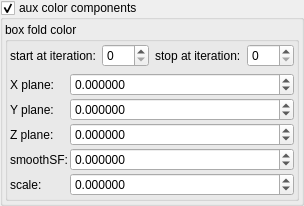
    <widget class="MyGroupBox" name="groupCheck_fold_color_aux_color_enabled_false">
     <property name="title">
      <string>aux color components</string>
     </property>
     <property name="checkable">
      <bool>true</bool>
     </property>
     <layout class="QVBoxLayout" name="verticalLayout_10">
      <property name="leftMargin">
       <number>2</number>
      </property>
      <property name="topMargin">
       <number>2</number>
      </property>
      <property name="rightMargin">
       <number>2</number>
      </property>
      <property name="bottomMargin">
       <number>2</number>
      </property>
      <item>
       <widget class="QGroupBox" name="groupBox_4">
        <property name="title">
         <string>box fold color</string>
        </property>
        <layout class="QVBoxLayout" name="verticalLayout_8">
         <property name="leftMargin">
          <number>2</number>
         </property>
         <property name="topMargin">
          <number>2</number>
         </property>
         <property name="rightMargin">
          <number>2</number>
         </property>
         <property name="bottomMargin">
          <number>2</number>
         </property>
         <item>
          <layout class="QGridLayout" name="gridLayout_20">
           <item row="0" column="3">
            <widget class="MySpinBox" name="spinboxInt_fold_color_stop_iterations_A">
             <property name="sizePolicy">
              <sizepolicy hsizetype="Minimum" vsizetype="Maximum">
               <horstretch>0</horstretch>
               <verstretch>0</verstretch>
              </sizepolicy>
             </property>
             <property name="font">
              <font>
               <weight>50</weight>
               <bold>false</bold>
              </font>
             </property>
             <property name="maximum">
              <number>250</number>
             </property>
            </widget>
           </item>
           <item row="0" column="2">
            <widget class="QLabel" name="label_255">
             <property name="font">
              <font>
               <weight>50</weight>
               <bold>false</bold>
              </font>
             </property>
             <property name="text">
              <string>stop at iteration:</string>
             </property>
            </widget>
           </item>
           <item row="0" column="1">
            <widget class="MySpinBox" name="spinboxInt_fold_color_start_iterations_A">
             <property name="sizePolicy">
              <sizepolicy hsizetype="Minimum" vsizetype="Maximum">
               <horstretch>0</horstretch>
               <verstretch>0</verstretch>
              </sizepolicy>
             </property>
             <property name="font">
              <font>
               <weight>50</weight>
               <bold>false</bold>
              </font>
             </property>
             <property name="maximum">
              <number>250</number>
             </property>
            </widget>
           </item>
           <item row="0" column="0">
            <widget class="QLabel" name="label_88">
             <property name="font">
              <font>
               <weight>50</weight>
               <bold>false</bold>
              </font>
             </property>
             <property name="text">
              <string>start at iteration:</string>
             </property>
            </widget>
           </item>
          </layout>
         </item>
         <item>
          <layout class="QGridLayout" name="gridLayout_63" columnstretch="0,0,1">
           <property name="spacing">
            <number>2</number>
           </property>
           <item row="3" column="1">
            <widget class="QLabel" name="label_45">
             <property name="text">
              <string>Z plane:</string>
             </property>
            </widget>
           </item>
           <item row="1" column="2">
            <widget class="MyDoubleSpinBox" name="spinbox4_fold_color_difs_0000_x">
             <property name="sizePolicy">
              <sizepolicy hsizetype="Minimum" vsizetype="Maximum">
               <horstretch>0</horstretch>
               <verstretch>0</verstretch>
              </sizepolicy>
             </property>
             <property name="prefix">
              <string/>
             </property>
             <property name="suffix">
              <string/>
             </property>
             <property name="decimals">
              <number>6</number>
             </property>
             <property name="minimum">
              <double>-99.998999999999995</double>
             </property>
             <property name="maximum">
              <double>99.998999999999995</double>
             </property>
             <property name="singleStep">
              <double>0.010000000000000</double>
             </property>
            </widget>
           </item>
           <item row="2" column="1">
            <widget class="QLabel" name="label_43">
             <property name="text">
              <string>Y plane:</string>
             </property>
            </widget>
           </item>
           <item row="4" column="2">
            <widget class="MyDoubleSpinBox" name="spinbox4_fold_color_difs_0000_w">
             <property name="sizePolicy">
              <sizepolicy hsizetype="Minimum" vsizetype="Maximum">
               <horstretch>0</horstretch>
               <verstretch>0</verstretch>
              </sizepolicy>
             </property>
             <property name="prefix">
              <string/>
             </property>
             <property name="suffix">
              <string/>
             </property>
             <property name="decimals">
              <number>6</number>
             </property>
             <property name="minimum">
              <double>-99.998999999999995</double>
             </property>
             <property name="maximum">
              <double>99.998999999999995</double>
             </property>
             <property name="singleStep">
              <double>0.100000000000000</double>
             </property>
            </widget>
           </item>
           <item row="2" column="2">
            <widget class="MyDoubleSpinBox" name="spinbox4_fold_color_difs_0000_y">
             <property name="sizePolicy">
              <sizepolicy hsizetype="Minimum" vsizetype="Maximum">
               <horstretch>0</horstretch>
               <verstretch>0</verstretch>
              </sizepolicy>
             </property>
             <property name="prefix">
              <string/>
             </property>
             <property name="suffix">
              <string/>
             </property>
             <property name="decimals">
              <number>6</number>
             </property>
             <property name="minimum">
              <double>-99.998999999999995</double>
             </property>
             <property name="maximum">
              <double>99.998999999999995</double>
             </property>
             <property name="singleStep">
              <double>0.010000000000000</double>
             </property>
            </widget>
           </item>
           <item row="1" column="1">
            <widget class="QLabel" name="label_37">
             <property name="text">
              <string>X plane:</string>
             </property>
            </widget>
           </item>
           <item row="3" column="2">
            <widget class="MyDoubleSpinBox" name="spinbox4_fold_color_difs_0000_z">
             <property name="sizePolicy">
              <sizepolicy hsizetype="Minimum" vsizetype="Maximum">
               <horstretch>0</horstretch>
               <verstretch>0</verstretch>
              </sizepolicy>
             </property>
             <property name="prefix">
              <string/>
             </property>
             <property name="suffix">
              <string/>
             </property>
             <property name="decimals">
              <number>6</number>
             </property>
             <property name="minimum">
              <double>-99.998999999999995</double>
             </property>
             <property name="maximum">
              <double>99.998999999999995</double>
             </property>
             <property name="singleStep">
              <double>0.010000000000000</double>
             </property>
            </widget>
           </item>
           <item row="5" column="2">
            <widget class="MyDoubleSpinBox" name="spinbox_mandelbox_color_Sp1">
             <property name="sizePolicy">
              <sizepolicy hsizetype="Minimum" vsizetype="Maximum">
               <horstretch>0</horstretch>
               <verstretch>0</verstretch>
              </sizepolicy>
             </property>
             <property name="prefix">
              <string/>
             </property>
             <property name="suffix">
              <string/>
             </property>
             <property name="decimals">
              <number>6</number>
             </property>
             <property name="minimum">
              <double>-99.998999999999995</double>
             </property>
             <property name="maximum">
              <double>99.998999999999995</double>
             </property>
             <property name="singleStep">
              <double>0.100000000000000</double>
             </property>
            </widget>
           </item>
           <item row="4" column="1">
            <widget class="QLabel" name="label_47">
             <property name="text">
              <string>smoothSF:</string>
             </property>
            </widget>
           </item>
           <item row="5" column="1">
            <widget class="QLabel" name="label_48">
             <property name="text">
              <string>scale:</string>
             </property>
            </widget>
           </item>
          </layout>
         </item>
        </layout>
       </widget>
      </item>
     </layout>
    </widget>
